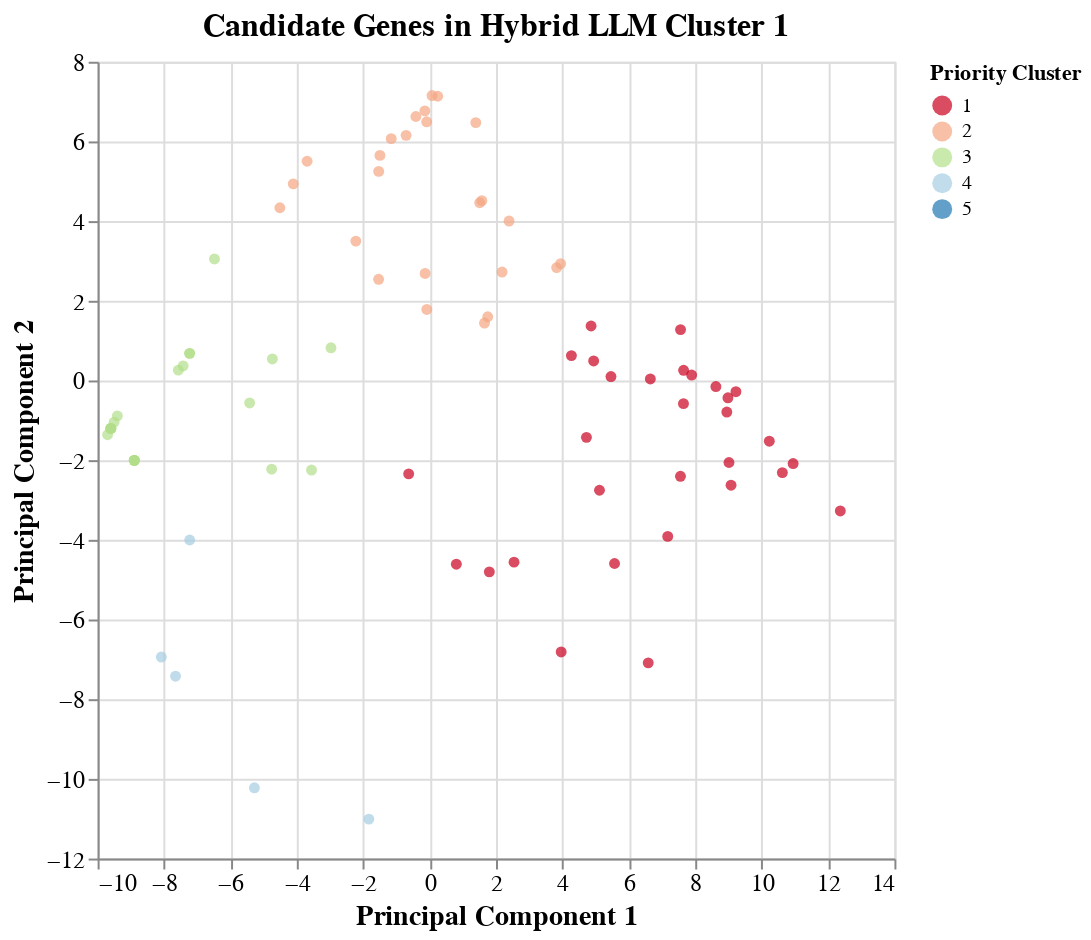

Here is the notebook cell this chart was saved with:
### Code cell
# altair scatter plot for priority clusters
priority_cluster_color = {1: '#ca0020', 2: '#f4a582',
                          3: '#b2df8a', 4: '#a6cee3',
                          5: '#1f78b4'}
priority_scatter = alt.Chart(gclustering_all.reset_index()).mark_point(filled=True).encode(
    x=alt.X('PC1', title='Principal Component 1'),
    y=alt.Y('PC2', title='Principal Component 2'),
    color=alt.Color('priority_cluster:N', scale=alt.Scale(domain=list(priority_cluster_color.keys()), range=list(priority_cluster_color.values())), title='Priority Cluster'),
    tooltip=['index:N', 'PC1', 'PC2', 'priority_cluster']
).properties(
    width=400,
    height=400,
    title='Candidate Genes in Hybrid LLM Cluster 1'
).interactive().configure_axis(
    labelFontSize=12,
    titleFontSize=14
).configure_title(
    fontSize=16
)

priority_scatter

### Figure 1 — Vega-Lite specification as saved in the notebook (floating-point values rounded to 4 significant figures; data arrays with more than 128 entries replaced by an {"elided": "..."} marker saying what was removed)
{"config": {"view": {"continuousWidth": 300, "continuousHeight": 300}, "axis": {"labelFontSize": 12, "titleFontSize": 14}, "title": {"fontSize": 16}}, "data": {"name": "data-59aa7d359495346c97c758d47f818d9c"}, "mark": {"type": "point", "filled": true}, "encoding": {"color": {"field": "priority_cluster", "scale": {"domain": [1, 2, 3, 4, 5], "range": ["#ca0020", "#f4a582", "#b2df8a", "#a6cee3", "#1f78b4"]}, "title": "Priority Cluster", "type": "nominal"}, "tooltip": [{"field": "index", "type": "nominal"}, {"field": "PC1", "type": "quantitative"}, {"field": "PC2", "type": "quantitative"}, {"field": "priority_cluster", "type": "quantitative"}], "x": {"field": "PC1", "title": "Principal Component 1", "type": "quantitative"}, "y": {"field": "PC2", "title": "Principal Component 2", "type": "quantitative"}}, "height": 400, "params": [{"name": "param_2", "select": {"type": "interval", "encodings": ["x", "y"]}, "bind": "scales"}], "title": "Candidate Genes in Hybrid LLM Cluster 1", "width": 400, "$schema": "https://vega.github.io/schema/vega-lite/v5.20.1.json", "datasets": {"data-59aa7d359495346c97c758d47f818d9c": {"elided": "609 records"}}}
